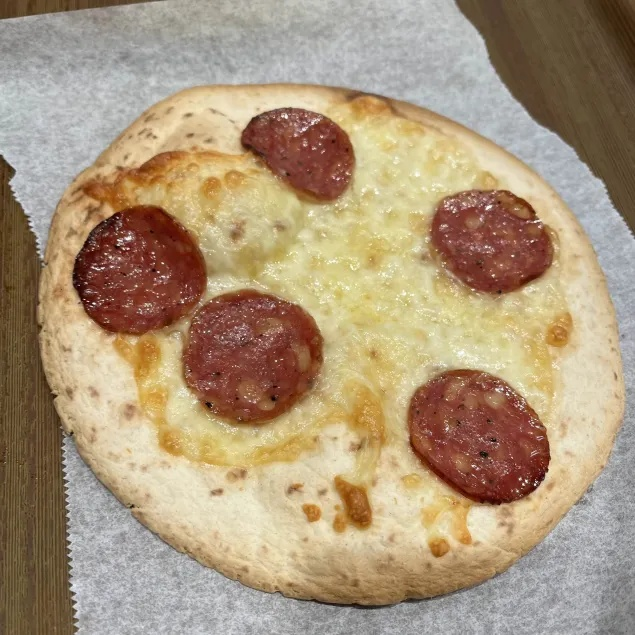
#> input picture debug/preprocess/pizza1_original.jpg, 635 x 635 px
$ python -i debug_texture_analysis.py   (imports and definitions only)
#> lines starting #> are read from the running program, lines starting #| are printed output that depends on the picture
#> further down, picture is the input picture: shape (635, 635, 3); mean B, G, R 122.6, 150.2, 171
import cv2
import numpy as np
from pathlib import Path
import sys
import os
from skimage.filters.rank import entropy
from skimage.morphology import disk
import matplotlib.pyplot as plt
from matplotlib import cm

# Add the parent directory to the path to access service modules
sys.path.append(os.path.dirname(os.path.dirname(os.path.abspath(__file__))))
from service.pizza_split.pizza_segmentation_service import PizzaSegmentationService
from service.pizza_split.salami_segmentation_service import SalamiSegmentationService
from service.pizza_split.preprocess import PreprocessService


# [13 lines left out: function compute_entropy, not called in this run]


def local_std(image, window_size=15):
    """
    局所標準偏差を計算

    Args:
        image: 入力画像（BGR）
        window_size: ウィンドウサイズ

    Returns:
        局所標準偏差マップ
    """
#> called with window_size = 15
    gray = cv2.cvtColor(image, cv2.COLOR_BGR2GRAY).astype(np.float32)
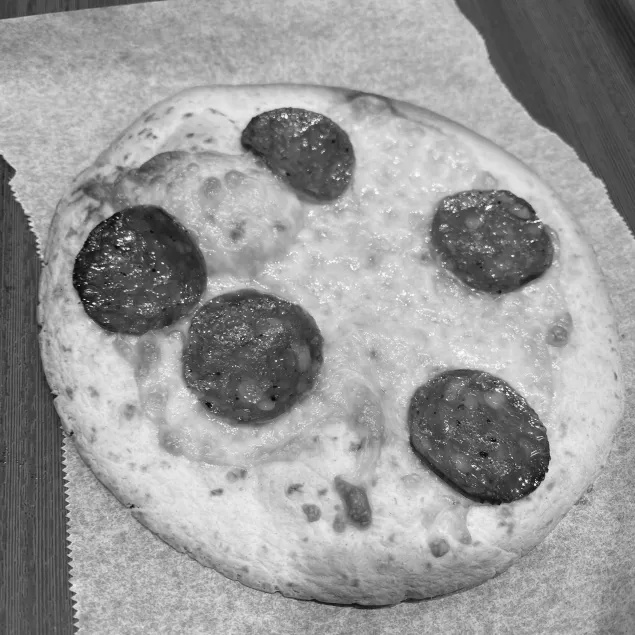
#> gray: shape (635, 635) float32; min 7, max 254, mean 153.3

    # 局所平均
    kernel = np.ones((window_size, window_size)) / (window_size**2)
    mean = cv2.filter2D(gray, -1, kernel)
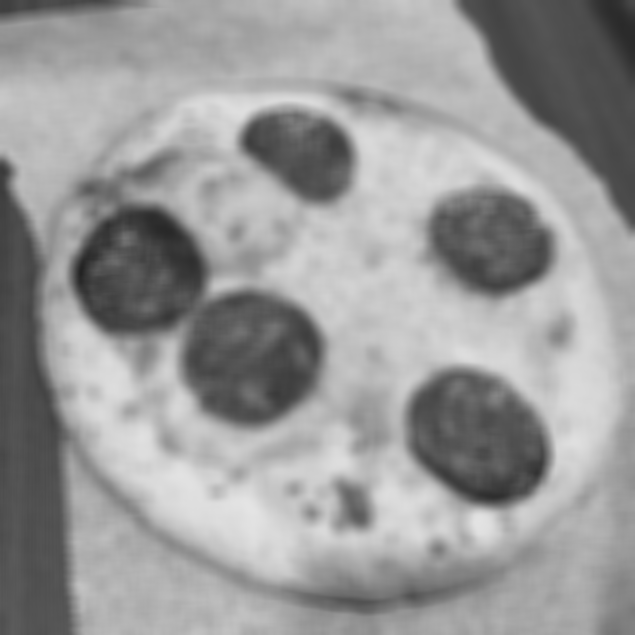
#> mean: shape (635, 635) float32; min 35.2, max 228.8, mean 153.3

    # 局所分散
    sqr_mean = cv2.filter2D(gray**2, -1, kernel)
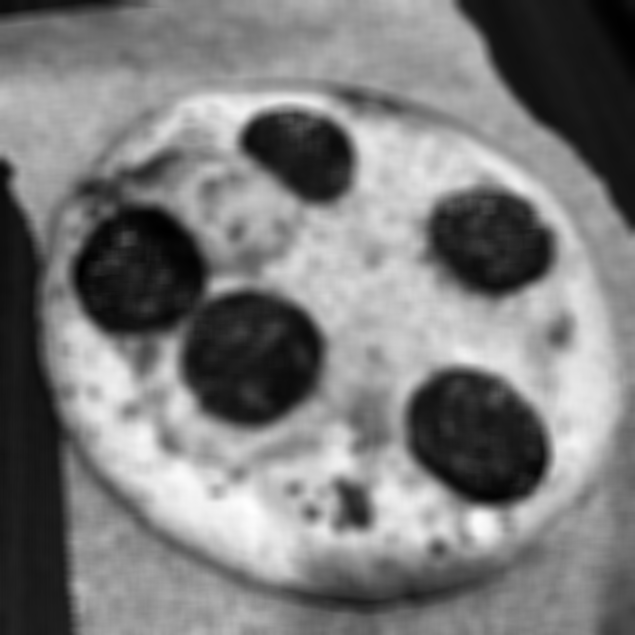
#> sqr_mean: shape (635, 635) float32; min 1562.6, max 52366.3, mean 26121; drawn with min black and max white
    variance = sqr_mean - mean**2
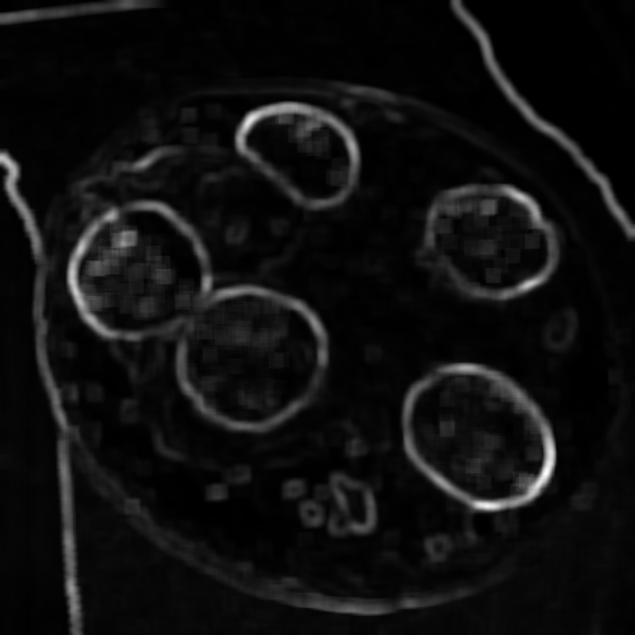
#> variance: shape (635, 635) float32; min 0.409, max 6136.2, mean 377.2; drawn with min black and max white

    return np.sqrt(np.maximum(variance, 0))
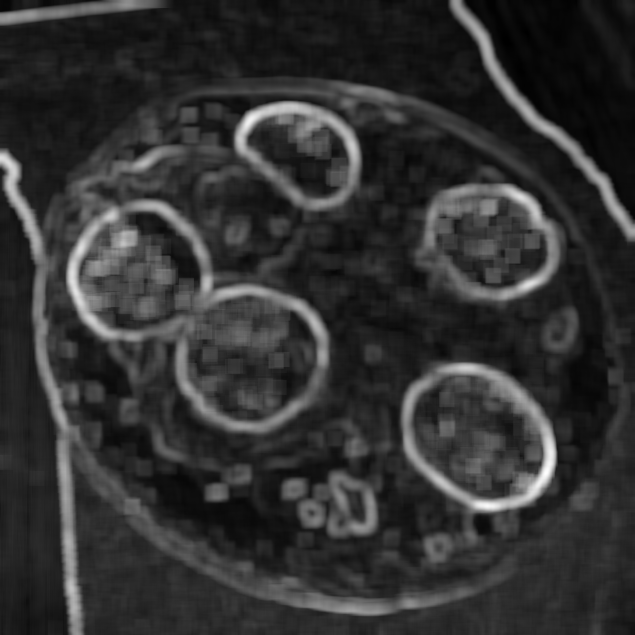
#> returned value: shape (635, 635) float32; min 0.64, max 78.33, mean 16; drawn with min black and max white


# [213 lines left out: functions create_heatmap, analyze_texture_features, main, not called in this run]


# [2 lines not run here, left out]

>>> import cv2
>>> picture = cv2.imread('../../debug/preprocess/pizza1_original.jpg')
>>> result = local_std(picture)
